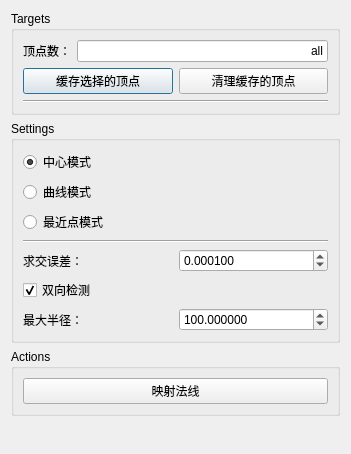
<?xml version="1.0" encoding="UTF-8"?>
<ui version="4.0">
 <class>noraNormalMappingWidget</class>
 <widget class="QDialog" name="noraNormalMappingWidget">
  <property name="geometry">
   <rect>
    <x>0</x>
    <y>0</y>
    <width>351</width>
    <height>454</height>
   </rect>
  </property>
  <property name="sizePolicy">
   <sizepolicy hsizetype="Minimum" vsizetype="Preferred">
    <horstretch>0</horstretch>
    <verstretch>0</verstretch>
   </sizepolicy>
  </property>
  <property name="minimumSize">
   <size>
    <width>60</width>
    <height>0</height>
   </size>
  </property>
  <property name="windowTitle">
   <string>Dialog</string>
  </property>
  <layout class="QVBoxLayout" name="verticalLayout_5">
   <item>
    <widget class="QGroupBox" name="groupBox">
     <property name="title">
      <string>Targets</string>
     </property>
     <layout class="QVBoxLayout" name="verticalLayout">
      <item>
       <layout class="QHBoxLayout" name="meshDagPathSelectedLayout"/>
      </item>
      <item>
       <layout class="QHBoxLayout" name="horizontalLayout">
        <item>
         <widget class="QLabel" name="label">
          <property name="text">
           <string>顶点数：</string>
          </property>
         </widget>
        </item>
        <item>
         <widget class="QLineEdit" name="vertexIndicesCountLineEdit">
          <property name="text">
           <string>all</string>
          </property>
          <property name="alignment">
           <set>Qt::AlignRight|Qt::AlignTrailing|Qt::AlignVCenter</set>
          </property>
          <property name="readOnly">
           <bool>true</bool>
          </property>
         </widget>
        </item>
       </layout>
      </item>
      <item>
       <layout class="QHBoxLayout" name="horizontalLayout_2">
        <item>
         <widget class="QPushButton" name="cacheSelectedVerticesButton">
          <property name="text">
           <string>缓存选择的顶点</string>
          </property>
         </widget>
        </item>
        <item>
         <widget class="QPushButton" name="clearVertexCachePushButton">
          <property name="text">
           <string>清理缓存的顶点</string>
          </property>
         </widget>
        </item>
       </layout>
      </item>
      <item>
       <widget class="Line" name="line">
        <property name="orientation">
         <enum>Qt::Horizontal</enum>
        </property>
       </widget>
      </item>
      <item>
       <layout class="QHBoxLayout" name="shellDagPathSelectedLayout"/>
      </item>
      <item>
       <layout class="QHBoxLayout" name="curveDagPathSelectedLayout"/>
      </item>
     </layout>
    </widget>
   </item>
   <item>
    <widget class="QGroupBox" name="groupBox_2">
     <property name="title">
      <string>Settings</string>
     </property>
     <layout class="QVBoxLayout" name="verticalLayout_3">
      <item>
       <layout class="QVBoxLayout" name="verticalLayout_2">
        <item>
         <widget class="QRadioButton" name="centerRadioButton">
          <property name="text">
           <string>中心模式</string>
          </property>
          <property name="checked">
           <bool>true</bool>
          </property>
         </widget>
        </item>
        <item>
         <widget class="QRadioButton" name="curveRadioButton">
          <property name="text">
           <string>曲线模式</string>
          </property>
         </widget>
        </item>
        <item>
         <widget class="QRadioButton" name="closestRadioButton">
          <property name="text">
           <string>最近点模式</string>
          </property>
         </widget>
        </item>
       </layout>
      </item>
      <item>
       <widget class="Line" name="line_2">
        <property name="orientation">
         <enum>Qt::Horizontal</enum>
        </property>
       </widget>
      </item>
      <item>
       <layout class="QHBoxLayout" name="horizontalLayout_3">
        <item>
         <widget class="QLabel" name="label_2">
          <property name="text">
           <string>求交误差：</string>
          </property>
         </widget>
        </item>
        <item>
         <widget class="QDoubleSpinBox" name="tolSpinBox">
          <property name="decimals">
           <number>6</number>
          </property>
          <property name="minimum">
           <double>0.000001000000000</double>
          </property>
          <property name="maximum">
           <double>1.000000000000000</double>
          </property>
          <property name="singleStep">
           <double>0.001000000000000</double>
          </property>
          <property name="value">
           <double>0.000100000000000</double>
          </property>
         </widget>
        </item>
       </layout>
      </item>
      <item>
       <layout class="QHBoxLayout" name="horizontalLayout_4">
        <item>
         <widget class="QCheckBox" name="twoWayCheckBox">
          <property name="text">
           <string>双向检测</string>
          </property>
          <property name="checked">
           <bool>true</bool>
          </property>
         </widget>
        </item>
       </layout>
      </item>
      <item>
       <layout class="QHBoxLayout" name="horizontalLayout_5">
        <item>
         <widget class="QLabel" name="label_3">
          <property name="text">
           <string>最大半径：</string>
          </property>
         </widget>
        </item>
        <item>
         <widget class="QDoubleSpinBox" name="maxRadiusSpinBox">
          <property name="decimals">
           <number>6</number>
          </property>
          <property name="minimum">
           <double>0.000001000000000</double>
          </property>
          <property name="maximum">
           <double>1000.000000000000000</double>
          </property>
          <property name="value">
           <double>100.000000000000000</double>
          </property>
         </widget>
        </item>
       </layout>
      </item>
     </layout>
    </widget>
   </item>
   <item>
    <widget class="QGroupBox" name="groupBox_3">
     <property name="title">
      <string>Actions</string>
     </property>
     <layout class="QVBoxLayout" name="verticalLayout_4">
      <item>
       <widget class="QPushButton" name="normalMappingButton">
        <property name="text">
         <string>映射法线</string>
        </property>
       </widget>
      </item>
     </layout>
    </widget>
   </item>
   <item>
    <spacer name="verticalSpacer">
     <property name="orientation">
      <enum>Qt::Vertical</enum>
     </property>
     <property name="sizeHint" stdset="0">
      <size>
       <width>20</width>
       <height>315</height>
      </size>
     </property>
    </spacer>
   </item>
  </layout>
 </widget>
 <resources/>
 <connections/>
</ui>
